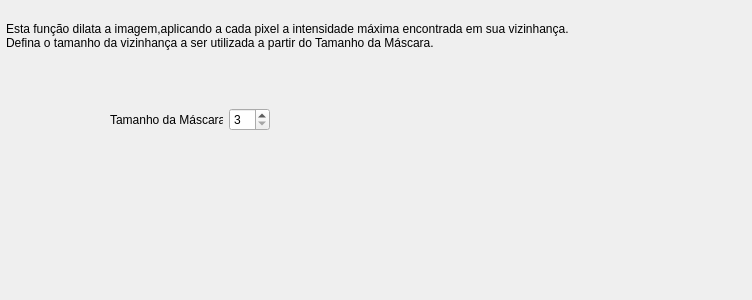
<?xml version="1.0" encoding="UTF-8"?>
<ui version="4.0">
 <class>maximoForm</class>
 <widget class="QWidget" name="maximoForm">
  <property name="geometry">
   <rect>
    <x>0</x>
    <y>0</y>
    <width>752</width>
    <height>300</height>
   </rect>
  </property>
  <property name="windowTitle">
   <string>Form</string>
  </property>
  <widget class="QWidget" name="horizontalLayoutWidget">
   <property name="geometry">
    <rect>
     <x>110</x>
     <y>80</y>
     <width>160</width>
     <height>80</height>
    </rect>
   </property>
   <layout class="QHBoxLayout" name="horizontalLayout">
    <item>
     <widget class="QLabel" name="inputmaximoFormMaskSize_2">
      <property name="text">
       <string>Tamanho da Máscara</string>
      </property>
     </widget>
    </item>
    <item>
     <widget class="QSpinBox" name="inputmaximoFormMaskSize">
      <property name="minimum">
       <number>3</number>
      </property>
      <property name="maximum">
       <number>99</number>
      </property>
     </widget>
    </item>
   </layout>
  </widget>
  <widget class="QLabel" name="label">
   <property name="geometry">
    <rect>
     <x>6</x>
     <y>20</y>
     <width>671</width>
     <height>31</height>
    </rect>
   </property>
   <property name="text">
    <string>Esta função dilata a imagem,aplicando a cada pixel a intensidade máxima encontrada em sua vizinhança.
Defina o tamanho da vizinhança a ser utilizada a partir do Tamanho da Máscara.</string>
   </property>
  </widget>
 </widget>
 <resources/>
 <connections/>
</ui>
